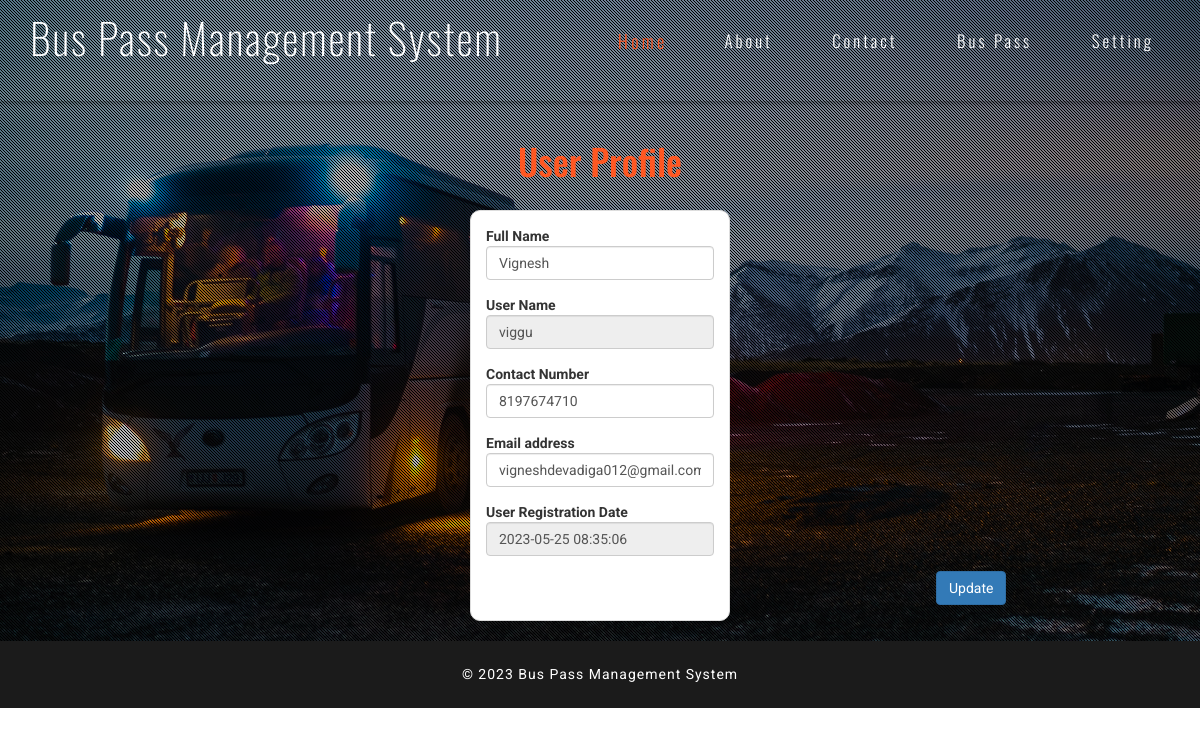
/user-profile.php (signed in), run on the app's committed database.
### tables this page shows
CREATE TABLE `tbluser` (
  `ID` int(11) NOT NULL,
  `Name` varchar(50) NOT NULL,
  `UserRegDate` timestamp NOT NULL DEFAULT current_timestamp(),
  `Email` varchar(100) NOT NULL,
  `MobileNumber` bigint(10) NOT NULL,
  `Password` varchar(50) NOT NULL,
  `UserName` varchar(100) NOT NULL
);

### user-profile.php (the view, shortened to what this page needs)
<?php
include('includes/dbconnection.php');
if (strlen($_SESSION['bpmsaid']==0)) {
  header('location:logout.php');
  } else{
  ?>
<!DOCTYPE html>
<html>
<head>
    <link href="css/bootstrap.css" type="text/css" rel="stylesheet" media="all">
    <link href="css/style.css" type="text/css" rel="stylesheet" media="all">
    <link rel="stylesheet" href="css/flexslider.css" type="text/css" media="screen" />
    <link href="css/font-awesome.css" rel="stylesheet">
</head>
<body>
    <div class="agileits-banner">
        <div class="bnr-agileinfo">
            <?php include_once('includes/header1.php');?>
            <div class="row">
                <h1 style="text-align: center; color: #FF5722;" class="page-header">User Profile</h1>
            </div>
            <div class="row" style="margin-right: 455px; margin-left: 455px;">
                <div class="col-lg-12">
                    <div class="panel panel-default">
                        <div class="panel-body">
                            <div class="row">
                                <div class="col-lg-12">
                                    <form method="post">
                                    <?php
                                    $userid=$_SESSION['bpmsaid'];
                                    $sql="SELECT * from  tbluser where ID=:userid";
                                    $query = $dbh -> prepare($sql);
                                    $query->bindParam(':userid',$userid,PDO::PARAM_STR);
                                    $query->execute();
                                    $results=$query->fetchAll(PDO::FETCH_OBJ);
                                    if($query->rowCount() > 0)
                                    {
                                    foreach($results as $row)
                                    { ?>
                                    <div class="form-group"> <label for="exampleInputEmail1">Full Name</label> <input type="text" name="fullname" value="<?php  echo $row->Name;?>" class="form-control" required='true'> </div>
                                    <div class="form-group"> <label for="exampleInputEmail1">User Name</label> <input type="text" name="username" value="<?php  echo $row->UserName;?>" class="form-control" readonly=""> </div>
                                    <div class="form-group"> <label for="exampleInputEmail1">Contact Number</label><input type="text" name="mobilenumber" value="<?php  echo $row->MobileNumber;?>"  class="form-control" maxlength='10' required='true' pattern="[0-9]+"> </div>
                                    <div class="form-group"> <label for="exampleInputEmail1">Email address</label> <input type="email" name="email" value="<?php  echo $row->Email;?>" class="form-control" required='true'> </div>
                                    <div class="form-group"> <label for="exampleInputPassword1">User Registration Date</label> <input type="text" name="" value="<?php  echo $row->UserRegDate;?>" readonly="" class="form-control"> </div><?php $cnt=$cnt+1;}} ?>
                                    <p style="padding-left: 450px"><button type="submit" class="btn btn-primary" name="submit" id="submit">Update</button></p> </form>
                                </div>
                            </div>
                        </div>
                    </div>
                </div>
            </div>
            <?php include_once('includes/footer.php');?>
        </div>
    </div>
</body>
</html>
<?php }  ?>

### css/style.css (style rules this page uses)
body { margin:0; font-family: 'Roboto', sans-serif; background: #fff; }
h1,h2,h3,h4,h5,h6 { margin:0; font-family: 'Oswald', sans-serif; }
p { margin:0; }
ul,label { margin:0; padding:0; }
.agileits-banner { background:url(../images/bg.jpg)no-repeat center 0px; -webkit-background-size:cover; -moz-background-size:cover; -o-background-size:cover; -ms-background-size:cover; background-size:cover; position: relative; }
.bnr-agileinfo { background: url(../images/overlay.png)rgba(0, 0, 0, 0.25) repeat 0px 0px; }
P { font-size: 1em; color: #777; line-height: 1.8em; }

### data on the page
tbluser: fullname "Vignesh", username "viggu", mobilenumber "8197674710", email "vigneshdevadiga012@gmail.com", UserRegDate "2023-05-25 08:35:06"
